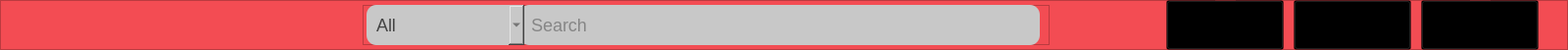
    <widget class="QFrame" name="frm_NavBar">
     <property name="geometry">
      <rect>
       <x>0</x>
       <y>0</y>
       <width>1600</width>
       <height>51</height>
      </rect>
     </property>
     <property name="styleSheet">
      <string notr="true">background: rgb(243, 76, 83);
color: rgb(69, 69, 69);</string>
     </property>
     <property name="frameShape">
      <enum>QFrame::StyledPanel</enum>
     </property>
     <property name="frameShadow">
      <enum>QFrame::Raised</enum>
     </property>
     <widget class="QFrame" name="frm_SerachbarHolder">
      <property name="geometry">
       <rect>
        <x>370</x>
        <y>5</y>
        <width>701</width>
        <height>41</height>
       </rect>
      </property>
      <property name="frameShape">
       <enum>QFrame::StyledPanel</enum>
      </property>
      <property name="frameShadow">
       <enum>QFrame::Raised</enum>
      </property>
      <widget class="QComboBox" name="cmbx_Filter">
       <property name="geometry">
        <rect>
         <x>4</x>
         <y>0</y>
         <width>161</width>
         <height>41</height>
        </rect>
       </property>
       <property name="minimumSize">
        <size>
         <width>0</width>
         <height>41</height>
        </size>
       </property>
       <property name="cursor">
        <cursorShape>PointingHandCursor</cursorShape>
       </property>
       <property name="styleSheet">
        <string notr="true">border-radius: 10px;
padding-left: 10px;
background: rgb(200, 200, 200);
color: #444;
font-size: 18px;
</string>
       </property>
       <property name="inputMethodHints">
        <set>Qt::ImhNone</set>
       </property>
       <property name="sizeAdjustPolicy">
        <enum>QComboBox::AdjustToContentsOnFirstShow</enum>
       </property>
       <item>
        <property name="text">
         <string>All</string>
        </property>
       </item>
       <item>
        <property name="text">
         <string>Cloths</string>
        </property>
       </item>
       <item>
        <property name="text">
         <string>MumboJumbo</string>
        </property>
       </item>
       <item>
        <property name="text">
         <string>Hulallalalalalalalhulelelelelelo</string>
        </property>
       </item>
      </widget>
      <widget class="QLabel" name="lbl_SearchbarPic">
       <property name="geometry">
        <rect>
         <x>660</x>
         <y>10</y>
         <width>21</width>
         <height>21</height>
        </rect>
       </property>
       <property name="styleSheet">
        <string notr="true">background: #c8c8c8;</string>
       </property>
       <property name="text">
        <string/>
       </property>
       <property name="pixmap">
        <pixmap>../Resources/Icons/Search.png</pixmap>
       </property>
      </widget>
      <widget class="QLineEdit" name="txt_SearchBar">
       <property name="geometry">
        <rect>
         <x>160</x>
         <y>0</y>
         <width>531</width>
         <height>41</height>
        </rect>
       </property>
       <property name="styleSheet">
        <string notr="true">border: none;
border-radius: 10px;
padding-left: 10px;
background: rgb(200, 200, 200);
color: #444;
font-size: 18px;
</string>
       </property>
       <property name="text">
        <string/>
       </property>
       <property name="placeholderText">
        <string>Search</string>
       </property>
      </widget>
      <zorder>txt_SearchBar</zorder>
      <zorder>cmbx_Filter</zorder>
      <zorder>lbl_SearchbarPic</zorder>
     </widget>
     <widget class="QFrame" name="frm_NavHome">
      <property name="geometry">
       <rect>
        <x>1190</x>
        <y>0</y>
        <width>120</width>
        <height>50</height>
       </rect>
      </property>
      <property name="frameShape">
       <enum>QFrame::StyledPanel</enum>
      </property>
      <property name="frameShadow">
       <enum>QFrame::Raised</enum>
      </property>
      <widget class="QLabel" name="lbl_NavHomePic">
       <property name="geometry">
        <rect>
         <x>50</x>
         <y>0</y>
         <width>21</width>
         <height>25</height>
        </rect>
       </property>
       <property name="styleSheet">
        <string notr="true">background: rgb(243, 76, 83);
 </string>
       </property>
       <property name="text">
        <string/>
       </property>
       <property name="pixmap">
        <pixmap>../Resources/Icons/Home.png</pixmap>
       </property>
      </widget>
      <widget class="QLabel" name="lbl_NavHome">
       <property name="geometry">
        <rect>
         <x>30</x>
         <y>25</y>
         <width>71</width>
         <height>16</height>
        </rect>
       </property>
       <property name="text">
        <string>Home</string>
       </property>
       <property name="alignment">
        <set>Qt::AlignCenter</set>
       </property>
      </widget>
     </widget>
     <widget class="QFrame" name="frm_NavSell">
      <property name="geometry">
       <rect>
        <x>1320</x>
        <y>0</y>
        <width>120</width>
        <height>50</height>
       </rect>
      </property>
      <property name="frameShape">
       <enum>QFrame::StyledPanel</enum>
      </property>
      <property name="frameShadow">
       <enum>QFrame::Raised</enum>
      </property>
      <widget class="QLabel" name="lbl_NavSellPic">
       <property name="geometry">
        <rect>
         <x>50</x>
         <y>2</y>
         <width>21</width>
         <height>21</height>
        </rect>
       </property>
       <property name="styleSheet">
        <string notr="true">background: rgb(243, 76, 83);
 </string>
       </property>
       <property name="text">
        <string/>
       </property>
       <property name="pixmap">
        <pixmap>../Resources/Icons/Sell.png</pixmap>
       </property>
      </widget>
      <widget class="QLabel" name="lbl_NavSell">
       <property name="geometry">
        <rect>
         <x>30</x>
         <y>25</y>
         <width>71</width>
         <height>16</height>
        </rect>
       </property>
       <property name="text">
        <string>Sell</string>
       </property>
       <property name="alignment">
        <set>Qt::AlignCenter</set>
       </property>
      </widget>
     </widget>
     <widget class="QFrame" name="frm_NavAccount">
      <property name="geometry">
       <rect>
        <x>1450</x>
        <y>0</y>
        <width>120</width>
        <height>50</height>
       </rect>
      </property>
      <property name="frameShape">
       <enum>QFrame::StyledPanel</enum>
      </property>
      <property name="frameShadow">
       <enum>QFrame::Raised</enum>
      </property>
      <widget class="QLabel" name="lbl_NavAccountPic">
       <property name="geometry">
        <rect>
         <x>50</x>
         <y>0</y>
         <width>21</width>
         <height>25</height>
        </rect>
       </property>
       <property name="styleSheet">
        <string notr="true">background: rgb(243, 76, 83);
 </string>
       </property>
       <property name="text">
        <string/>
       </property>
       <property name="pixmap">
        <pixmap>../Resources/Icons/Accounts.png</pixmap>
       </property>
      </widget>
      <widget class="QLabel" name="lbl_NavAccount">
       <property name="geometry">
        <rect>
         <x>30</x>
         <y>25</y>
         <width>71</width>
         <height>16</height>
        </rect>
       </property>
       <property name="text">
        <string>Account</string>
       </property>
      </widget>
     </widget>
     <widget class="QPushButton" name="btn_NavHome">
      <property name="geometry">
       <rect>
        <x>1190</x>
        <y>0</y>
        <width>120</width>
        <height>51</height>
       </rect>
      </property>
      <property name="cursor">
       <cursorShape>PointingHandCursor</cursorShape>
      </property>
      <property name="styleSheet">
       <string notr="true">#btn_NavHome {background: rgba(0, 0, 0, 0);}

#btn_NavHome:hover {
	border-bottom: 5px solid rgb(69, 69, 69);
	
}
</string>
      </property>
      <property name="text">
       <string/>
      </property>
     </widget>
     <widget class="QPushButton" name="btn_NavSell">
      <property name="geometry">
       <rect>
        <x>1320</x>
        <y>0</y>
        <width>120</width>
        <height>51</height>
       </rect>
      </property>
      <property name="cursor">
       <cursorShape>PointingHandCursor</cursorShape>
      </property>
      <property name="styleSheet">
       <string notr="true">#btn_NavSell {background: rgba(0, 0, 0, 0);}

#btn_NavSell:hover {
	border-bottom: 5px solid rgb(69, 69, 69);	
}</string>
      </property>
      <property name="text">
       <string/>
      </property>
     </widget>
     <widget class="QPushButton" name="btn_NavAccount">
      <property name="geometry">
       <rect>
        <x>1450</x>
        <y>0</y>
        <width>120</width>
        <height>51</height>
       </rect>
      </property>
      <property name="cursor">
       <cursorShape>PointingHandCursor</cursorShape>
      </property>
      <property name="styleSheet">
       <string notr="true">#btn_NavAccount {background: rgba(0, 0, 0, 0);}

#btn_NavAccount:hover {
	border-bottom: 5px solid rgb(69, 69, 69);	
}</string>
      </property>
      <property name="text">
       <string/>
      </property>
     </widget>
    </widget>
